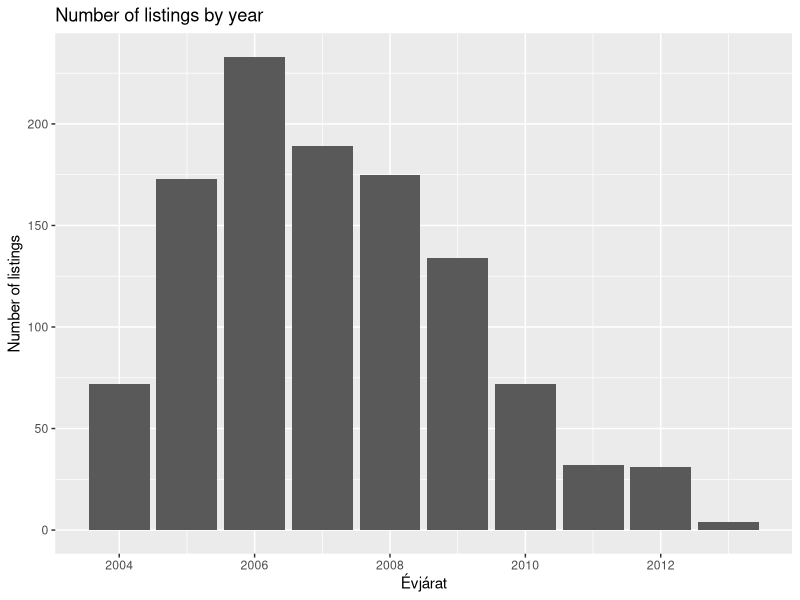
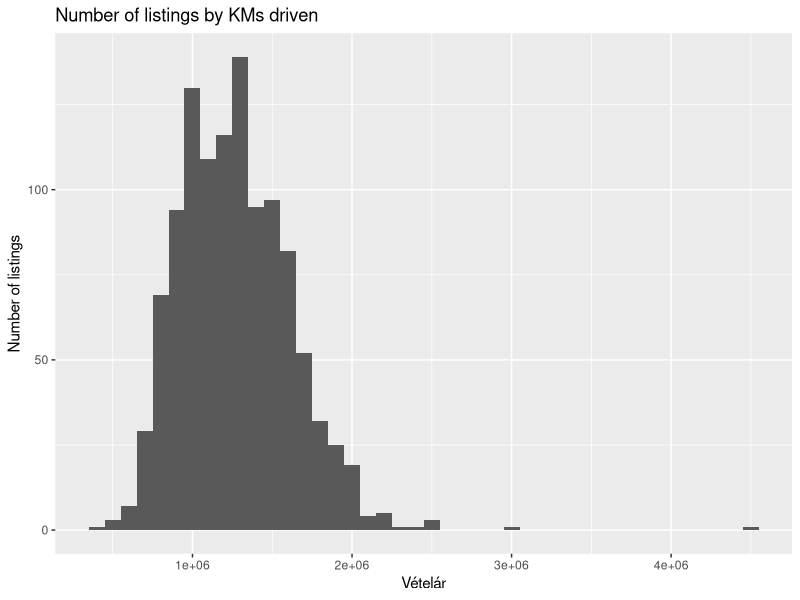
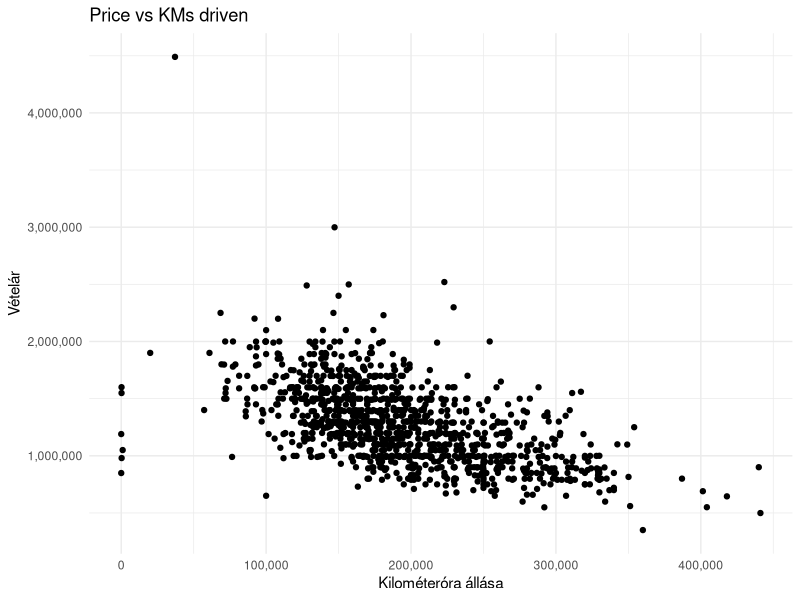
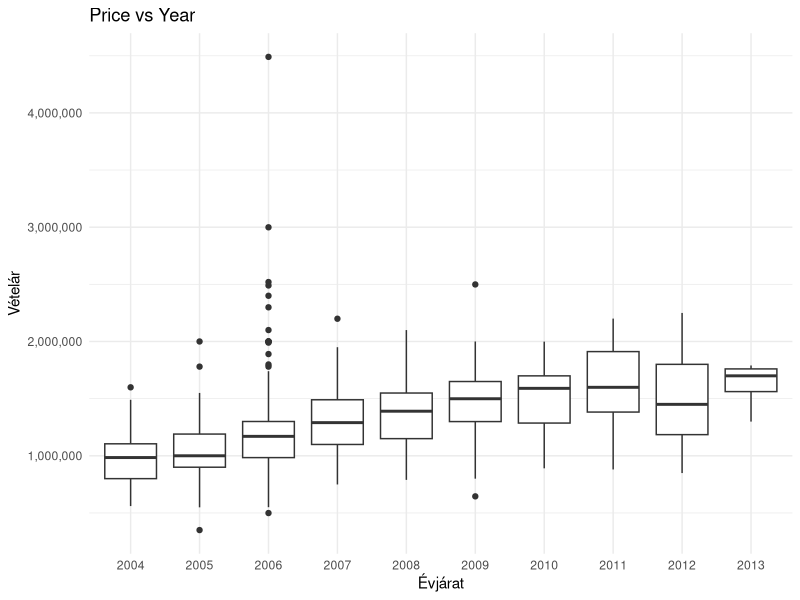
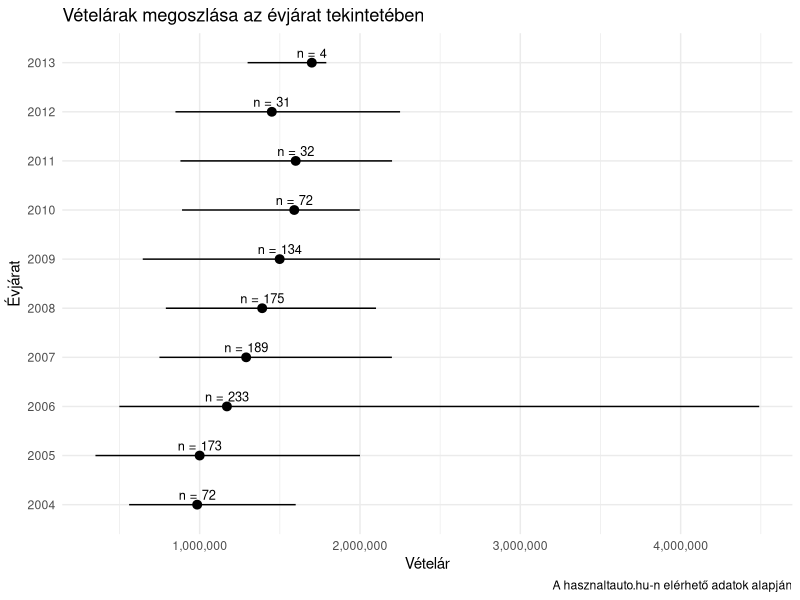
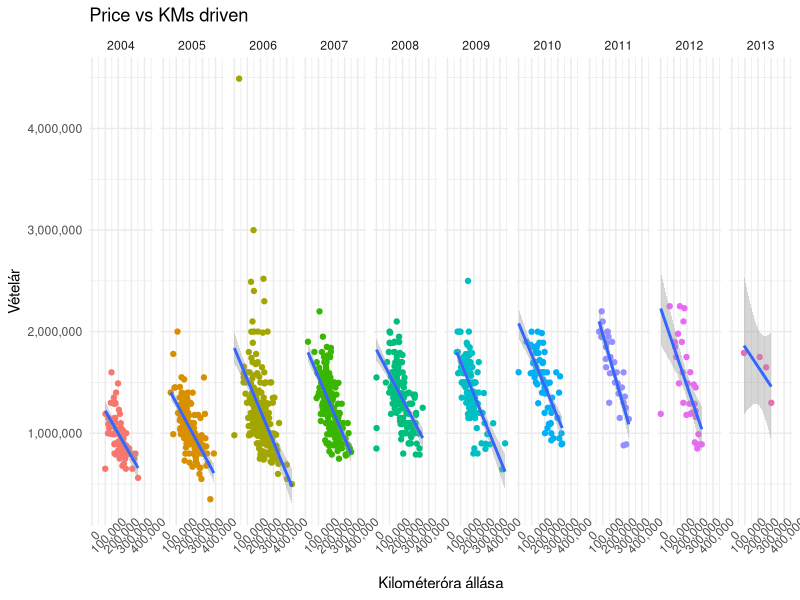
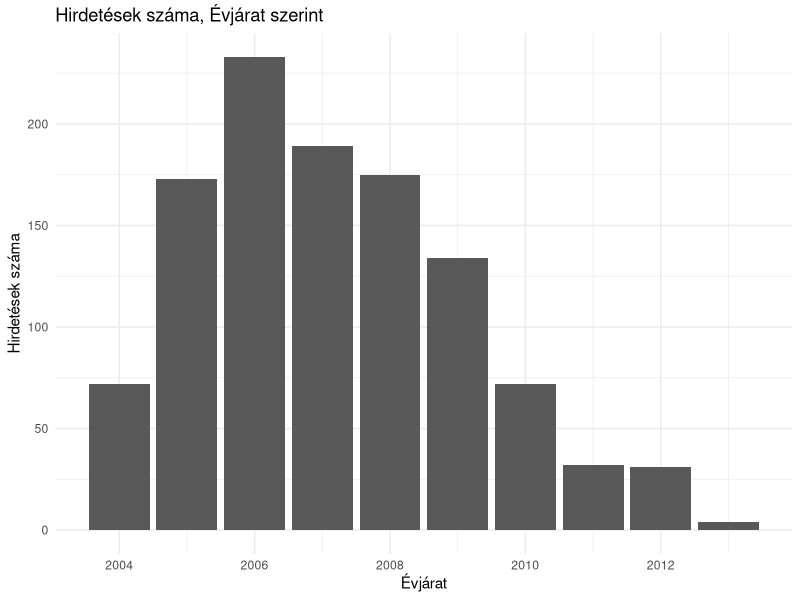
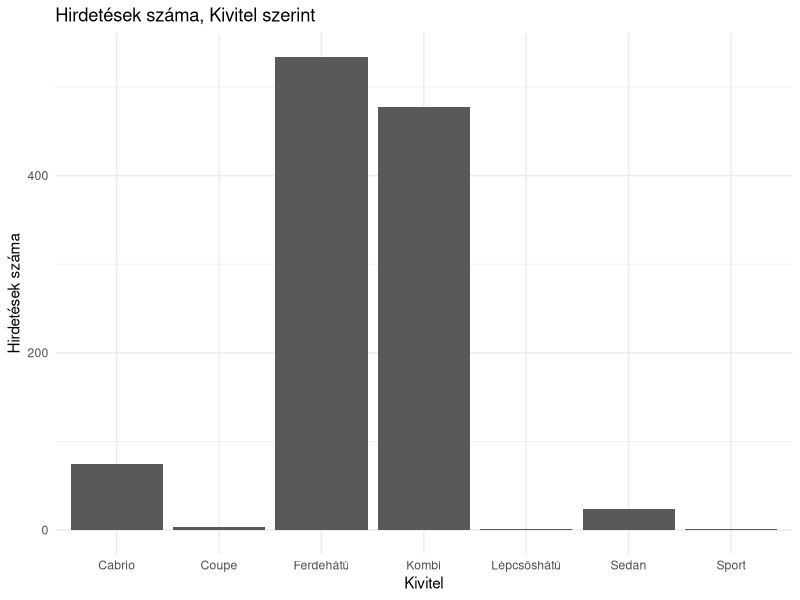

The R source for these figures, in order:
# load neccessary pkgs ----
library(data.table)
library(magrittr)
library(ggplot2)

# read-in the prepared dataset ----
astra_h_whole_listings <- fread("week 3-4/data/astra_h_ads_20190912_cleaned.csv")

# inspect data ----
View(head(astra_h_whole_listings))
names(astra_h_whole_listings)

astra_h <- astra_h_whole_listings[, 
    .(`Hirdetéskod`, `Vételár`, `Szín`, `Állapot`, `Évjárat`, 
      `Kilométeróra állása`, `Üzemanyag`, `Teljesítmény`, `Kivitel`)
]

astra_h[, .(
    `Hirdetések száma`    = .N, 
    `Medián Vételár`      = median(`Vételár`), 
    `Medián KM`           = median(`Kilométeróra állása`),
    `Medián Teljesítmény` = median(`Teljesítmény`)
)]

# Basic distributions----

# TODO: Number of listings per year
astra_h %>% 
    .[, .N, by = `Évjárat`] %>% 
    ggplot(aes(x = `Évjárat`, y = N)) +
        geom_col() +
        labs(
            title = "Number of listings by year",
            y = "Number of listings"
        ) 

# or simply using geom_histogram (no need to pre-aggregate)
ggplot(astra_h, aes(`Vételár`)) +
    geom_histogram(binwidth = 100000) +
    labs(
        title = "Number of listings by KMs driven",
        y = "Number of listings"
    )

# Relationship between 2 variables ----

# TODO: price vs KMs driven
ggplot(astra_h, aes(x = `Kilométeróra állása`, y = `Vételár`)) +
    geom_point() +
    labs(title = "Price vs KMs driven") +
    scale_x_continuous(labels = scales::comma) +
    scale_y_continuous(labels = scales::comma) +
    theme_minimal()

# TODO: price vs year
ggplot(astra_h, aes(x = as.factor(`Évjárat`), y = `Vételár`)) +
    geom_boxplot() +
    labs(
        title = "Price vs Year",
        x = "Évjárat"
    ) +
    scale_y_continuous(labels = scales::comma) +
    theme_minimal()

# or a more "manager-friendly" version
astra_h[, 
    .(min = min(`Vételár`), max = max(`Vételár`), median = median(`Vételár`), N = .N),
    by = `Évjárat`
] %>% 
    ggplot(aes(x = as.factor(`Évjárat`), y = median, ymin = min, ymax = max)) +
        geom_pointrange() +
        geom_text(aes(label = paste("n =", N)), vjust = -0.5, size = 3.25) +
        labs(
            title = "Vételárak megoszlása az évjárat tekintetében",
            x = "Évjárat", y = "Vételár",
            caption = "A hasznaltauto.hu-n elérhető adatok alapján"
        ) +
        scale_y_continuous(labels = scales::comma) +
        coord_flip() +
        theme_minimal()

# adding one more dimension ----
p <- ggplot(astra_h, aes(x = `Kilométeróra állása`, y = `Vételár`)) +
    geom_point(aes(color = as.factor(`Évjárat`))) +
    labs(title = "Price vs KMs driven") +
    scale_x_continuous(labels = scales::comma) +
    scale_y_continuous(labels = scales::comma) +
    theme_minimal()

# extending a plot object!
p2 <- p + facet_grid(~`Évjárat`) +
    theme(
        legend.position = "none",
        axis.text.x = element_text(angle = 45)
    )

# "prediction" with ggplot! 
p2 + geom_smooth(method = "lm")


# Re-usable plotting w/ functions ----
plotNumListingPerGrp <- function(listings, grp) {
    listings[, .(num_listing = .N), by = grp] %>%
        ggplot(aes_string(x = grp, y = "num_listing")) +
        geom_col() +
        labs(
            title = paste("Hirdetések száma,", grp, "szerint"),
            y = "Hirdetések száma"
        ) +
        theme_minimal() 
}

plotNumListingPerGrp(astra_h, "Évjárat")
plotNumListingPerGrp(astra_h, "Kivitel")
plotNumListingPerGrp(astra_h, "Üzemanyag")

# Pie-chart

# How to convince your parents to finance your car?
# Show them you are making the right choice.


# First: remove cars that have too high mileage or too costly
# Second: add regression line
# Third: find the one fartest away